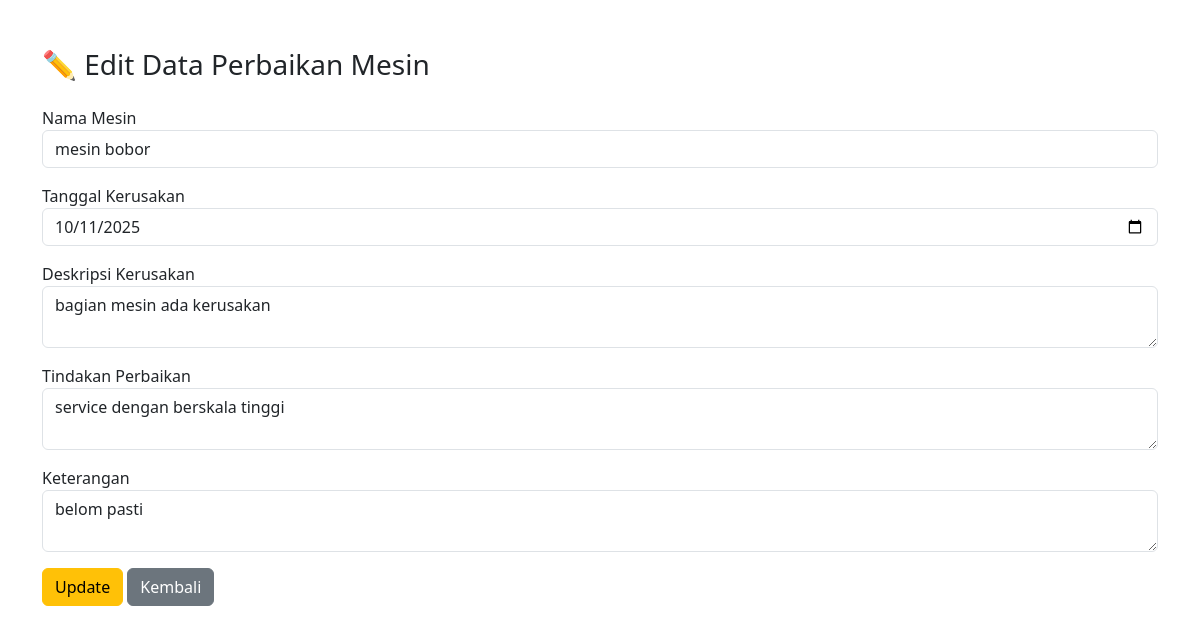
/perbaikan/edit.php?id=6, run on the app's committed database.
### tables this page shows
CREATE TABLE `perbaikan` (
  `id` int(11) NOT NULL,
  `id_mesin` int(11) DEFAULT NULL,
  `tanggal_kerusakan` date DEFAULT NULL,
  `deskripsi_kerusakan` text DEFAULT NULL,
  `tindakan_perbaikan` text DEFAULT NULL,
  `tanggal_perbaikan` date DEFAULT NULL,
  `keterangan` text DEFAULT NULL
);

### perbaikan/edit.php (the view, shortened to what this page needs)
<?php
include '../koneksi.php';
$id = $_GET['id'];
$sql = mysqli_query($conn, "SELECT * FROM perbaikan WHERE id='$id'");
$data = mysqli_fetch_assoc($sql);
?>
<!DOCTYPE html>
<html>
<head>
    <link href="https://cdn.jsdelivr.net/npm/bootstrap@5.3.0/dist/css/bootstrap.min.css" rel="stylesheet">
</head>
<body class="container mt-5">
    <h3 class="mb-4">✏️ Edit Data Perbaikan Mesin</h3>
    <form method="post">
        <div class="mb-3">
            <label for="id_mesin">Nama Mesin</label>
            <select name="id_mesin" class="form-control" required>
                <?php
                $mesin = mysqli_query($conn, "SELECT * FROM mesin");
                while ($m = mysqli_fetch_array($mesin)) {
                    $selected = ($m['id'] == $data['id_mesin']) ? 'selected' : '';
                    echo "<option value='{$m['id']}' $selected>{$m['nama_mesin']}</option>";
                }
                ?>
            </select>
        </div>
        <div class="mb-3">
            <label>Tanggal Kerusakan</label>
            <input type="date" name="tanggal_kerusakan" class="form-control" value="<?= $data['tanggal_kerusakan'] ?>" required>
        </div>
        <div class="mb-3">
            <label>Deskripsi Kerusakan</label>
            <textarea name="deskripsi_kerusakan" class="form-control" required><?= $data['deskripsi_kerusakan'] ?></textarea>
        </div>
        <div class="mb-3">
            <label>Tindakan Perbaikan</label>
            <textarea name="tindakan_perbaikan" class="form-control" required><?= $data['tindakan_perbaikan'] ?></textarea>
        </div>
        <div class="mb-3">
            <label>Keterangan</label>
            <textarea name="keterangan" class="form-control" required><?= $data['keterangan'] ?></textarea>
        </div>
        <button class="btn btn-warning" name="update">Update</button>
        <a href="index.php" class="btn btn-secondary">Kembali</a>
    </form>
</body>
</html>

### data on the page
perbaikan: tanggal_kerusakan "10/11/2025", deskripsi_kerusakan "bagian mesin ada kerusakan", tindakan_perbaikan "service dengan berskala tinggi", keterangan "belom pasti"

### other printed values
form field id_mesin "mesin bobor"
